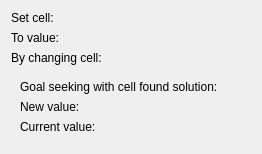
<?xml version="1.0" encoding="UTF-8"?>
<ui version="4.0">
 <author>Stefan Nikolaus &lt;stefan.nikolaus@kdemail.net&gt;</author>
 <comment>This file is part of the KDE project.
Copyright 2009 Stefan Nikolaus &lt;stefan.nikolaus@kdemail.net&gt;

This program is free software; you can redistribute it and/or modify
it under the terms of the GNU General Public License as published by
the Free Software Foundation; either version 2 of the License, or
(at your option) any later version.

This program is distributed in the hope that it will be useful,
but WITHOUT ANY WARRANTY; without even the implied warranty of
MERCHANTABILITY or FITNESS FOR A PARTICULAR PURPOSE.  See the
GNU General Public License for more details.

You should have received a copy of the GNU General Public License
along with this program; if not, write to the Free Software
Foundation, Inc., 51 Franklin Street, Fifth Floor, Boston, MA  02110-1301  USA
</comment>
 <class>KSpread::GoalSeekWidget</class>
 <widget class="QWidget" name="KSpread::GoalSeekWidget">
  <property name="geometry">
   <rect>
    <x>0</x>
    <y>0</y>
    <width>262</width>
    <height>148</height>
   </rect>
  </property>
  <layout class="QFormLayout" name="formLayout">
   <property name="fieldGrowthPolicy">
    <enum>QFormLayout::ExpandingFieldsGrow</enum>
   </property>
   <item row="0" column="0">
    <widget class="QLabel" name="label1">
     <property name="text">
      <string>Set cell:</string>
     </property>
    </widget>
   </item>
   <item row="0" column="1">
    <widget class="KSpread::RegionSelector" name="selector1" native="true"/>
   </item>
   <item row="1" column="0">
    <widget class="QLabel" name="label2">
     <property name="text">
      <string>To value:</string>
     </property>
    </widget>
   </item>
   <item row="1" column="1">
    <widget class="KSpread::RegionSelector" name="selector2" native="true"/>
   </item>
   <item row="2" column="0">
    <widget class="QLabel" name="label3">
     <property name="text">
      <string>By changing cell:</string>
     </property>
    </widget>
   </item>
   <item row="2" column="1">
    <widget class="KSpread::RegionSelector" name="selector3" native="true"/>
   </item>
   <item row="3" column="0" colspan="2">
    <widget class="QWidget" name="preview" native="true">
     <layout class="QFormLayout" name="formLayout_preview">
      <item row="0" column="0" colspan="2">
       <widget class="QLabel" name="label4">
        <property name="text">
         <string>Goal seeking with cell &lt;cell&gt; found &lt;a | no&gt; solution:</string>
        </property>
        <property name="wordWrap">
         <bool>false</bool>
        </property>
       </widget>
      </item>
      <item row="1" column="0">
       <widget class="QLabel" name="label5">
        <property name="text">
         <string>New value:</string>
        </property>
       </widget>
      </item>
      <item row="1" column="1">
       <widget class="QLabel" name="newValue">
        <property name="text">
         <string/>
        </property>
       </widget>
      </item>
      <item row="2" column="0">
       <widget class="QLabel" name="label6">
        <property name="text">
         <string>Current value:</string>
        </property>
       </widget>
      </item>
      <item row="2" column="1">
       <widget class="QLabel" name="currentValue">
        <property name="text">
         <string/>
        </property>
       </widget>
      </item>
     </layout>
    </widget>
   </item>
  </layout>
 </widget>
 <customwidgets>
  <customwidget>
   <class>KSpread::RegionSelector</class>
   <extends>QWidget</extends>
   <header location="global">ui/RegionSelector.h</header>
   <container>1</container>
  </customwidget>
 </customwidgets>
 <resources/>
 <connections/>
</ui>
